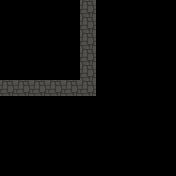

A level layout from a 2D game, rendered from its tile map. Below: a short description, then the map file with its tile-grid data intact:
An orthogonal 11x11 tile map with 16x16 px tiles, 3 tile layers (Path, Wall, Interact).

<map version="1.0" tiledversion="2017.06.27" orientation="orthogonal" renderorder="right-down" width="11" height="11" tilewidth="16" tileheight="16" nextobjectid="7">
 <properties>
  <property name="Connect_Bottom" type="bool" value="false" />
  <property name="Connect_Left" type="bool" value="true" />
  <property name="Connect_Right" type="bool" value="false" />
  <property name="Connect_Top" type="bool" value="true" />
 </properties>
 <tileset firstgid="1" name="tiles0" tilewidth="16" tileheight="16" tilecount="64" columns="16">
  <image source="./Tilesets/tiles0.png" width="256" height="64" />
 </tileset>
 <layer name="Path" width="11" height="11">
  <data encoding="csv">
0,0,0,0,0,2,0,0,0,0,0,
0,0,0,0,0,2,0,0,0,0,0,
0,0,0,0,0,2,0,0,0,0,0,
0,0,0,0,0,2,0,0,0,0,0,
0,0,0,0,0,2,0,0,0,0,0,
2,2,2,2,2,2,0,0,0,0,0,
0,0,0,0,0,0,0,0,0,0,0,
0,0,0,0,0,0,0,0,0,0,0,
0,0,0,0,0,0,0,0,0,0,0,
0,0,0,0,0,0,0,0,0,0,0,
0,0,0,0,0,0,0,0,0,0,0
</data>
 </layer>
 <layer name="Wall" width="11" height="11">
  <data encoding="csv">
0,0,0,0,0,0,0,0,0,0,0,
0,0,0,0,0,0,0,0,0,0,0,
0,0,0,0,0,0,0,0,0,0,0,
0,0,0,0,0,0,0,0,0,0,0,
0,0,0,0,0,0,0,0,0,0,0,
0,0,0,0,0,0,0,0,0,0,0,
0,0,0,0,0,0,0,0,0,0,0,
0,0,0,0,0,0,0,0,0,0,0,
0,0,0,0,0,0,0,0,0,0,0,
0,0,0,0,0,0,0,0,0,0,0,
0,0,0,0,0,0,0,0,0,0,0
</data>
 </layer>
 <layer name="Interact" width="11" height="11">
  <data encoding="csv">
0,0,0,0,0,0,0,0,0,0,0,
0,0,0,0,0,0,0,0,0,0,0,
0,0,0,0,0,0,0,0,0,0,0,
0,0,0,0,0,0,0,0,0,0,0,
0,0,0,0,0,0,0,0,0,0,0,
0,0,0,0,0,0,0,0,0,0,0,
0,0,0,0,0,0,0,0,0,0,0,
0,0,0,0,0,0,0,0,0,0,0,
0,0,0,0,0,0,0,0,0,0,0,
0,0,0,0,0,0,0,0,0,0,0,
0,0,0,0,0,0,0,0,0,0,0
</data>
 </layer>
 <objectgroup name="Events" />
</map>
